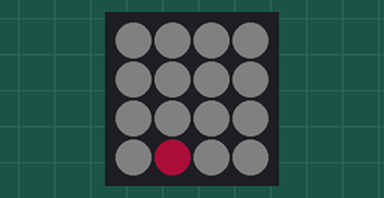
Recording of a program running on a simulated Raspberry Pi Pico running MicroPython. On the bench: 4×4 RGB LED matrix. Dim RGB values are drawn brighter than linear; random numbers come from a fixed seed.

Above: at 0.1 s.
At 4.6 s:
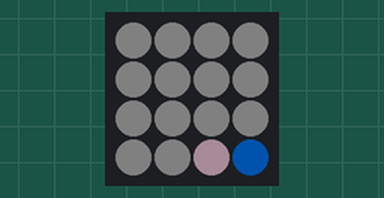
At 9.6 s:
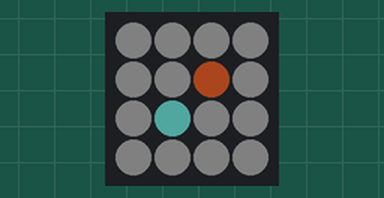
At 19.6 s:
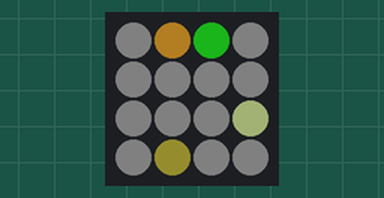
At 30.2 s:
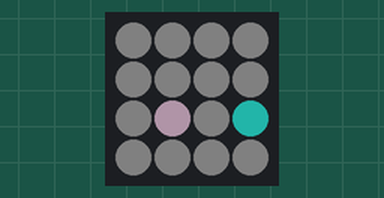
At 39.2 s:
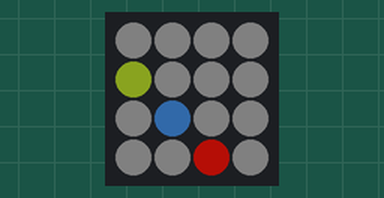

The program:

simon_says.py
```python
import time
import picokeypad as keypad
import urandom
import math
keypad.init()
keypad.set_brightness(1.0)

lit = 0
last_button_states = 0
colour_index = 0

# returns 16
NUM_PADS = keypad.get_num_pads()


for i in range(0, NUM_PADS):
    keypad.illuminate(i, 0x05, 0x05, 0x05)

keypad.update()

while True:
    # light between 1 and 3 lights
    random_lights = math.floor(urandom.uniform(1,6))
    # currently lit lights
    lit = []
    for i in range (0,random_lights):
        # choose rand btn to light
        random_btn = math.floor(urandom.uniform(0,NUM_PADS))
        # get random colors between 0x00 and 0x20
        random_colorR = urandom.getrandbits(6)
        random_colorG = urandom.getrandbits(6)
        random_colorB = urandom.getrandbits(6)
        keypad.illuminate(random_btn, random_colorR, random_colorG, random_colorB)
        keypad.update()
        lit.append(random_btn)
    time.sleep(0.5)
    for i in lit:
        keypad.illuminate(i, 0x05, 0x05, 0x05)
    keypad.update()
```

Measured:
- what the display in image 1 shows lasts 0.5 s, from 4.5 s to 5.0 s
